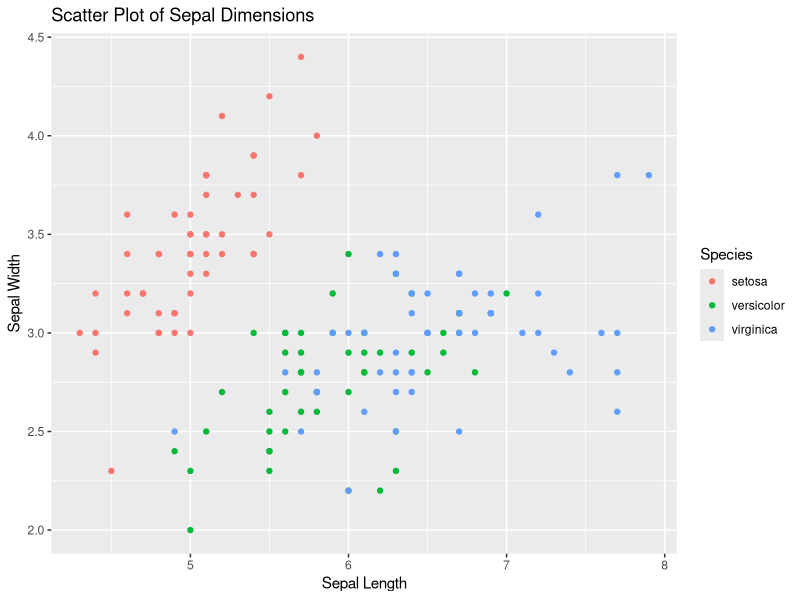
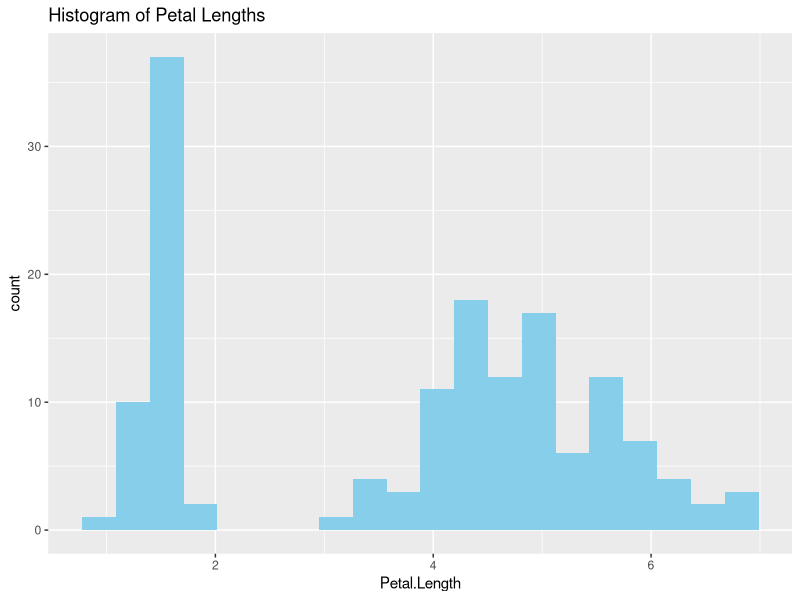
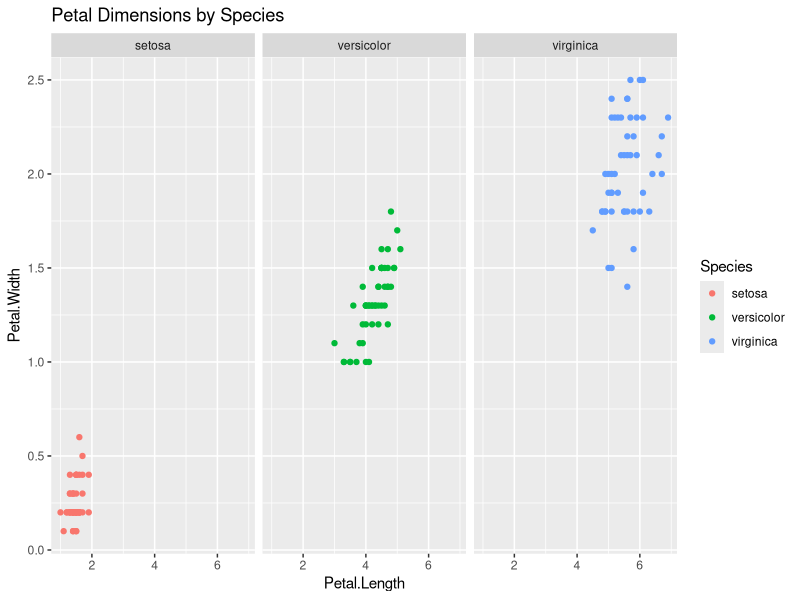
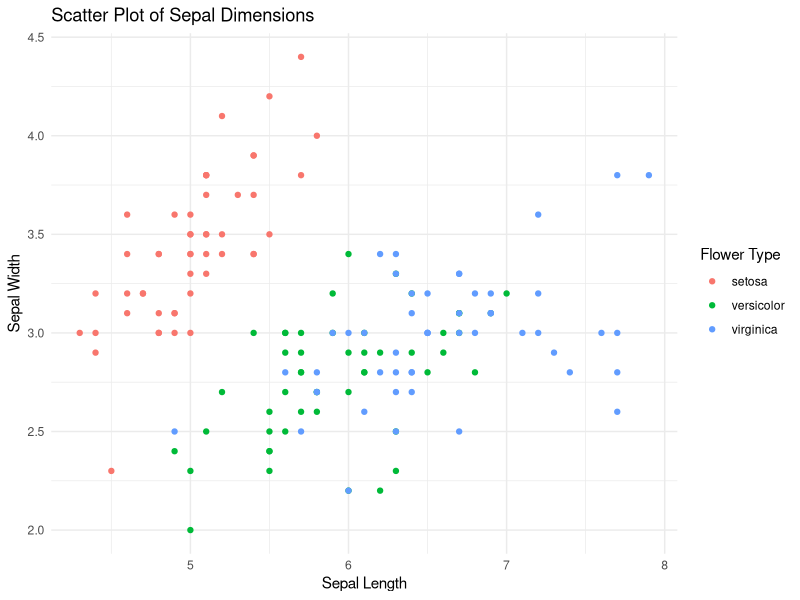
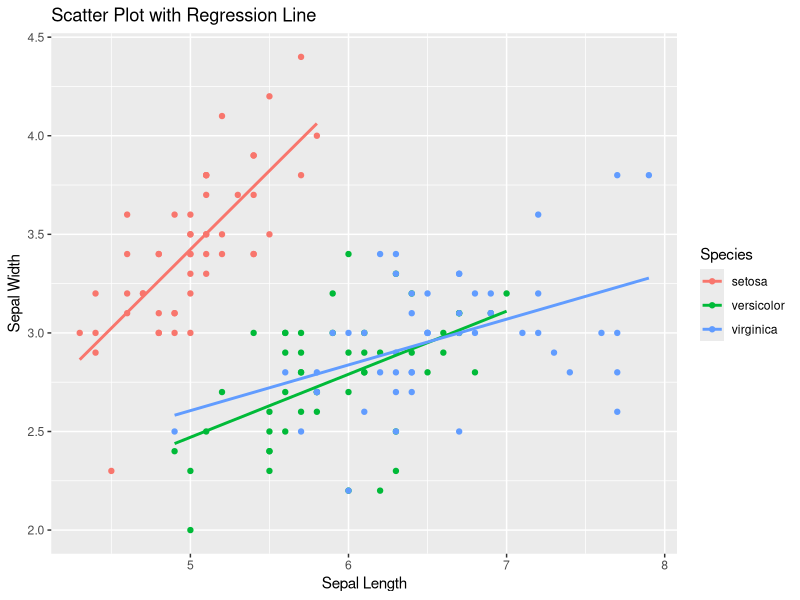

Source code (R) for these figures, in order:
## Week 10: Introduction to ggplot2 for Data Visualization Answer Key

# Exercise 1: Creating Your First ggplot

library(ggplot2)

# Scatter plot for Sepal.Length vs Sepal.Width
ggplot(iris, aes(x = Sepal.Length, y = Sepal.Width, color = Species)) +  
  geom_point() +  
  labs(title = "Scatter Plot of Sepal Dimensions",  
       x = "Sepal Length",  
       y = "Sepal Width")


# Exercise 2: Exploring Geometries

ggplot(iris, aes(x = Petal.Length)) +  
  geom_histogram(bins = 20, fill = "skyblue") +  
  labs(title = "Histogram of Petal Lengths")


# Exercise 3: Faceting by Species

ggplot(iris, aes(x = Petal.Length, y = Petal.Width, color = Species)) +  
  geom_point() +  
  facet_wrap(~ Species) +  
  labs(title = "Petal Dimensions by Species")


# Exercise 4: Adding Custom Themes

ggplot(iris, aes(x = Sepal.Length, y = Sepal.Width, color = Species)) +  
  geom_point() +  
  theme_minimal() +  
  labs(title = "Scatter Plot of Sepal Dimensions",  
       x = "Sepal Length",  
       y = "Sepal Width",  
       color = "Flower Type")


# Exercise 5: Combining Layers

ggplot(iris, aes(x = Sepal.Length, y = Sepal.Width, color = Species)) +  
  geom_point() +  
  geom_smooth(method = "lm", se = FALSE) +  
  labs(title = "Scatter Plot with Regression Line",  
       x = "Sepal Length",  
       y = "Sepal Width")